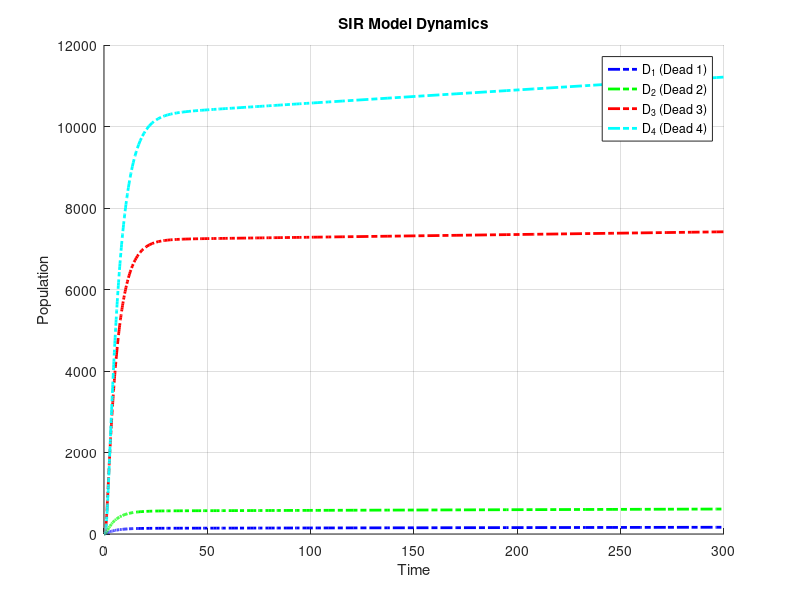

MATLAB code for this plot:
% SIR Model
close all
clc
clear

% Define the system of ODEs in a separate file named myThreeODE.m
function dydt = myODE(t, y)
    S_1 = y(1);
    S_2 = y(2);
    S_3 = y(3);
    S_4 = y(4)-100;
    I_1 = y(5);
    I_2 = y(6);
    I_3 = y(7);
    I_4 = y(8);
    R_1 = y(9);
    R_2 = y(10);
    R_3 = y(11);
    R_4 = y(12)+100;
    D_1 = y(13);
    D_2 = y(14);
    D_3 = y(15);
    D_4 = y(16);
    beta_1 = 2.8e-4*2.5; % infection likelihood
    beta_2 = 1.87e-5*2.5;
    beta_3 = 9.35e-6*2.5;
    beta_4 = 4.67e-6*2.5;
    gamma_1 = 0.9987/5; % recovery rate from Omega
    gamma_2 = 0.997/5;
    gamma_3 = 0.957/5;
    gamma_4 = 0.886/5;
    nat_death_1 = 0.0015/365; % natural death rate
    nat_death_2 = 0.0016/365;
    nat_death_3 = 0.0076/365;
    nat_death_4 = 0.0755/365;
    I = I_1 + I_2 + I_3 + I_4;
    dydt = [-1*beta_1*S_1 *(I)-1*nat_death_1*(S_1);
        -1*beta_2*S_2 *(I)-1*nat_death_2*(S_2);
        -1*beta_3*S_3 *(I)-1*nat_death_3*(S_3);
        -1*beta_4*S_4 *(I)-1*nat_death_4*(S_4);
        beta_1*I*S_1 - gamma_1*I_1 - nat_death_1*I_1; 
        beta_2*I*S_2 - gamma_2*I_2 - nat_death_2*I_2;
        beta_3*I*S_3 - gamma_3*I_3 - nat_death_3*I_3;
        beta_4*I*S_4 - gamma_4*I_4 - nat_death_4*I_4;
        gamma_1*I_1 - nat_death_1*R_1;
        gamma_2*I_2 - nat_death_2*R_2;
        gamma_3*I_3 - nat_death_3*R_3;
        gamma_4*I_4 - nat_death_4*R_4;
        nat_death_1*(S_1+I_1+R_1)+(1-gamma_1*5)*I_1;
        nat_death_2*(S_2+I_2+R_2)+(1-gamma_2*5)*I_2;
        nat_death_3*(S_3+I_3+R_3)+(1-gamma_3*5)*I_3;
        nat_death_4*(S_4+I_4+R_4)+(1-gamma_4*5)*I_4];
end

% Main script
tspan = [0 300];     % Time span
N = 107000
y0 = [N*0.2; N*0.35; N*0.3; N*0.15; 25; 25; 25; 25; 0; 0; 0; 0; 0; 0; 0; 0];     % Initial conditions

% Solve the system of ODEs
[t, y] = ode23(@myODE, tspan, y0);

% Plot the results
figure;
hold on;
% plot(t, y(:, 1), 'b','Linewidth',2, 'DisplayName', 'S_1 (Susceptible 1)');
% plot(t, y(:, 2), 'g', 'Linewidth', 2, 'DisplayName', 'S_2 (Susceptible 2)');
% plot(t, y(:, 3), 'r', 'Linewidth', 2, 'DisplayName', 'S_3 (Susceptible 3)');
% plot(t, y(:, 4), 'c', 'Linewidth', 2, 'DisplayName', 'S_4 (Susceptible 4)');
% plot(t, y(:, 5), 'b--', 'Linewidth', 2, 'DisplayName', 'I_1 (Infected 1)');
% plot(t, y(:, 6), 'g--', 'Linewidth', 2, 'DisplayName', 'I_2 (Infected 2)');
% plot(t, y(:, 7), 'r--', 'Linewidth', 2, 'DisplayName', 'I_3 (Infected 3)');
% plot(t, y(:, 8), 'c--', 'Linewidth', 2, 'DisplayName', 'I_4 (Infected 4)');
% plot(t, y(:, 9), 'b:', 'Linewidth', 2, 'DisplayName', 'R_1 (Recovered 1)');
% plot(t, y(:, 10), 'g:', 'Linewidth', 2, 'DisplayName', 'R_2 (Recovered 2)');
% plot(t, y(:, 11), 'r:', 'Linewidth', 2, 'DisplayName', 'R_3 (Recovered 3)');
% plot(t, y(:, 12), 'c:', 'Linewidth', 2, 'DisplayName', 'R_4 (Recovered 4)');
plot(t, y(:, 13), 'b-.', 'Linewidth', 2, 'DisplayName', 'D_1 (Dead 1)');
plot(t, y(:, 14), 'g-.', 'Linewidth', 2, 'DisplayName', 'D_2 (Dead 2)');
plot(t, y(:, 15), 'r-.', 'Linewidth', 2, 'DisplayName', 'D_3 (Dead 3)');
plot(t, y(:, 16), 'c-.', 'Linewidth', 2, 'DisplayName', 'D_4 (Dead 4)');
hold off;

y(:, 16)

xlabel('Time');
ylabel('Population');
title('SIR Model Dynamics');
legend show;
grid on;
